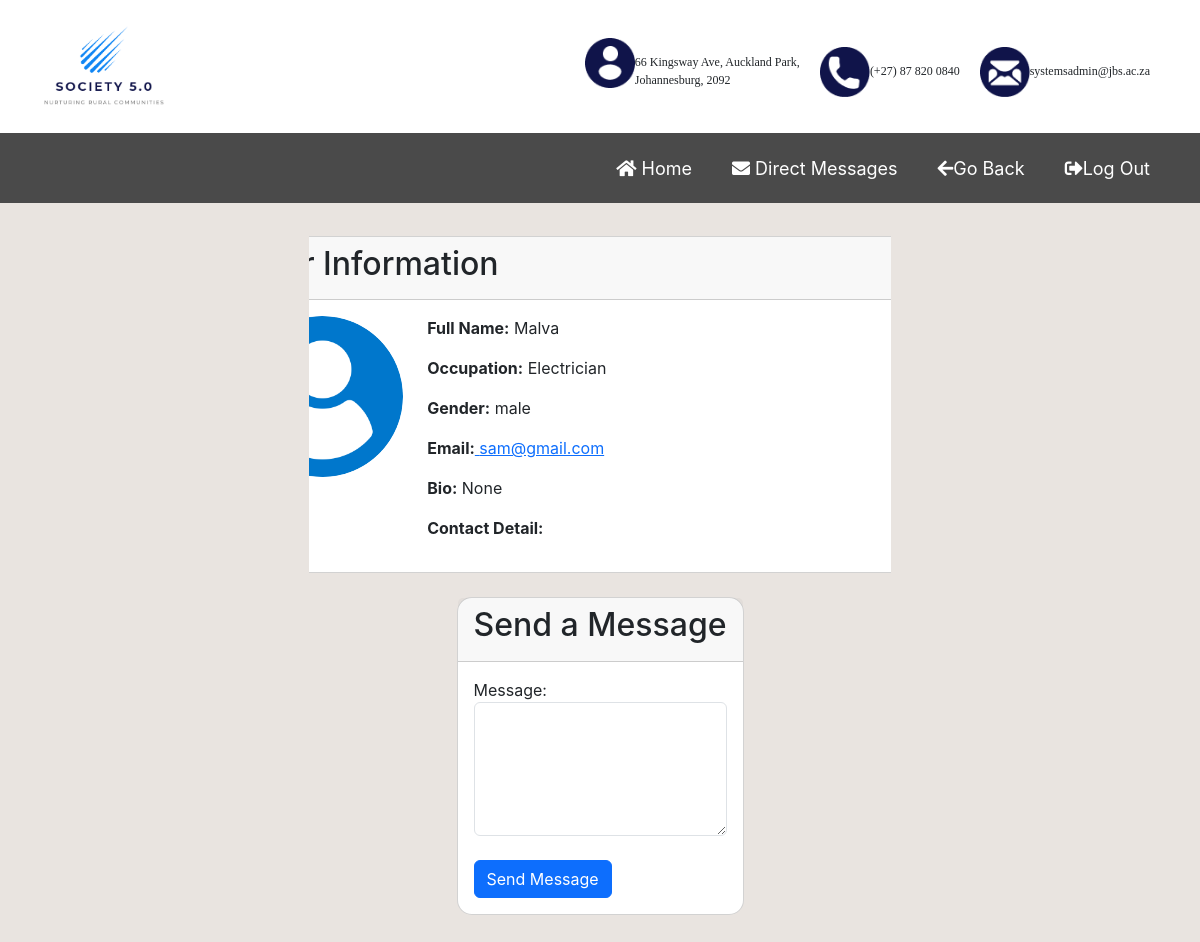
The page /selectedUserProfile/2 on the database its author committed.
### tables this page shows
CREATE TABLE User (
        userId INTEGER PRIMARY KEY,
        first_name TEXT NOT NULL,
        last_name TEXT NOT NULL,
        date_of_birth DATE,
        gender TEXT,
        email TEXT UNIQUE NOT NULL,
        occupation TEXT,
        bio TEXT,
        contact_details TEXT,
        home_address TEXT,
        postal_code TEXT,
        password TEXT NOT NULL,
        images TEXT
    );

### application.py (the view, shortened to what this page needs)
@app.route("/selectedUserProfile/<int:user_id>", methods=["GET", "POST"])
def selectedUserProfile(user_id):
    user = selectAllfromUser_with_Id(user_id)
    sender_id = session.get("user_id")  # Using .get() to avoid KeyError if "user_id" is not in session
    sender_data = selectAllfromUser_with_Id(sender_id)
    reply_to = request.args.get("reply_to")  # If "reply_to" is sent in the form, it means it's a reply
    print(reply_to)
    return render_template("selectedUserProfile.html",sender_id=sender_id, user=user, sender_data=sender_data)

### user.py (called while the page is built)
def selectAllfromUser_with_Id(id):
    query="""SELECT * from User WHERE userId=?"""
    conn = sqlite3.connect('blog.db')
    cursor = conn.cursor()
    try:
        cursor.execute(query,(id,))
        user = cursor.fetchone()
        if user:
            column=[column[0] for column in cursor.description]
            user_dict=dict(zip(column,user))
            user=user_dict
            return user
    except sqlite3.Error as e:
        print('Error: ',e)
    finally:
        conn.close()

### templates/selectedUserProfile.html (shortened to what this page needs)
{% extends "base.html" %}
{% block buttons %}
  <ul class="navbar-nav ml-auto">
    <li class="nav-item p-2">
        <a
         name=""
         type="buttton"
         class="btn btn-primary"
         href="#"
        >
         <i class="fas fa-home"></i>
         Home
        </a>
       </li>
       <li class="nav-item p-2">
         <a
         name=""
         type="button"
         class="btn btn-primary"
         href="{{ url_for('loadmessages') }}"
         ><i class="fas fa-envelope directMessages"></i> Direct
         Messages</a
       >
       </li>
    <li class="nav-item p-2">
      <a class="btn btn-primary" href="{{ url_for('post') }}"><i class="fas fa-arrow-left"></i>Go Back</a>
    </li>
    <li class="nav-item p-2">
      <a class="btn btn-primary" href="{{ url_for('logout') }}"><i class="fas fa-sign-out-alt"></i>Log Out</a>
    </li>
  </ul>
{% endblock buttons %}
{%block content%}
<br><br><br><br>
<div class="row mt-5">
    <div class="container content-div specific_user mt-5">
        <div class="col-md-8 card mt-4 content-container">
            <div class="card-header">
                <h2 class="card-title">User Information</h2>
            </div>
            <div class="card-body">
                <div class="container">
                    <div class="row">
                        <div class="col-md-3">
                            {% if not user['images'] %}
                            <img
                              src="../static/images/user.png"
                              class="img-fluid rounded-circle mb-3"
                              alt="User Image"
                            />
                            {% else %}
                            <img
                              src="../{{user.images}}"
                              class="img-fluid rounded-circle mb-3"
                              alt="User Image"
                            />
                            {% endif %}
                        </div>
                        <div class="col-md-6 conatiner">
                            <p><strong>Full Name:</strong> {{ user.first_name }} {{ user.surname }}</p>
                            <p><strong>Occupation:</strong> {{ user.occupation }}</p>
                            <p><strong>Gender:</strong> {{ user.gender }}</p>
                            <p><strong>Email:</strong><a href="mailto:{{ user.email }}"> {{ user.email }}</a></p>
                            <p><strong>Bio:</strong> {{ user.bio }}</p>
                            <p><strong>Contact Detail:</strong> {{ user.contact_detail }}</p>
                        </div>
                    </div>
                </div>
            </div>
        </div>
        <div class="col-md-4 card mt-4 content-container">
            <div class="card-header">
                <h2 class="card-title">Send a Message</h2>
            </div>
            <div class="card-body">
                <div class="container">
                    <div class="row">
                        <form action="/selectedUserProfile/{{ user.userId }}" method="post">
                            <div class="form-group">
                                <label for="message">Message:</label>
                                <textarea class="form-control" id="message" name="message" rows="5" required></textarea>
                            </div>
                            <br>
                            <button type="submit" class="btn btn-primary">{{ 'Reply' if reply_to else 'Send Message' }}</button>
                        </form>
                    </div>
                </div>
            </div>
        </div>
    </div>
</div>
{%endblock%}

### static/css/style.css (style rules this page uses)
body { font-family:'Inter'; padding: 10px; margin: 10px; background-color: #e9e4e0; justify-content: space-evenly; }
.card { margin-top: 15%; border-radius:15px; }
.content-div { overflow: auto; width: 50%; display: flex; flex-wrap: wrap; margin-top: 5%; }
.content-container { margin: 0 auto; width: max-content; margin-top: 10%; }
.specific_user { display:flex; }
.container { margin: 0 auto; justify-content: center; align-items: center; padding: 0; }
.container { padding: 0; }
.directMessages { animation: flash 1s infinite alternate, changeColor 1s infinite; text-decoration: none; }
.navbar-nav { justify-content: space-around; line-height: .025em; }
ul li .btn-primary { background-color: unset; border: unset; font-size: large; }
ul .nav-item { line-height: .05em; }

### rows shown on the page
User: first_name "Malva", occupation "Electrician", gender "male", email "sam@gmail.com", bio "None"

### other values the page prints
{{ 'Reply' if reply_to else 'Send Message' }} "Send Message"
